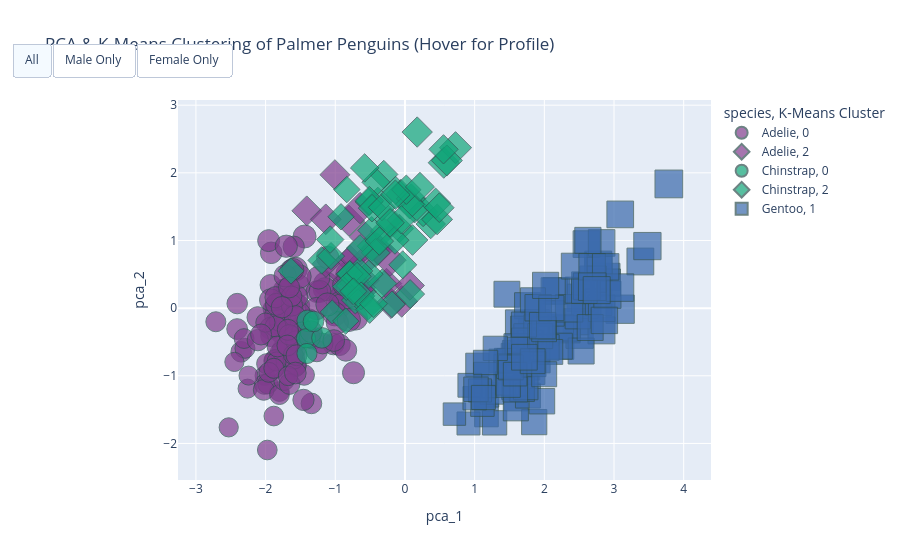

The notebook cell this image was saved under:
### Markdown cell above
## 2.2 Dashboard Dynamics

### Code cell
# Interactivity & ML Visualization
def plot_interactive_ml_scatter(df):
    # Tạo biểu đồ Scatter với trục x, y (Đât sẽ là 2 thành phần PCA)
    fig = px.scatter(
        df, 
        x="pca_1", 
        y="pca_2", 
        color="species", 
        symbol="ml_cluster", 
        size="body_mass_g", 
        hover_name="species",
        hover_data={
            "pca_1": False, 
            "pca_2": False,
            "island": True,
            "sex": True,
            "body_mass_g": True,
            "bill_ratio": ":.2f", 
            "ml_cluster": True
        },
        title="PCA & K-Means Clustering of Palmer Penguins (Hover for Profile)",
        labels={"ml_cluster": "K-Means Cluster"},
        color_discrete_sequence=px.colors.qualitative.Bold
    )

    # Sliders/Buttons trực tiếp trong Plotly
    fig.update_layout(
        updatemenus=[
            dict(
                type="buttons",
                direction="right",
                x=0.1,
                y=1.15,
                buttons=list([
                    dict(label="All",
                         method="update",
                         args=[{"visible": [True, True, True]}]),
                    dict(label="Male Only",
                         method="update",
                         args=[{"visible": [True if s == 'Male' else False for s in df['sex'].unique()]}]),
                    dict(label="Female Only",
                         method="update",
                         args=[{"visible": [True if s == 'Female' else False for s in df['sex'].unique()]}])
                ]),
            )
        ]
    )

    fig.update_traces(marker=dict(line=dict(width=1, color='DarkSlateGrey')))
    fig.show()

plot_interactive_ml_scatter(penguins_ml_df)

### Figure 1 — Plotly figure (JSON) as saved in the notebook; plotly's stock layout.template omitted (floating-point values rounded to 4 significant figures; data arrays with more than 128 entries replaced by an {"elided": "..."} marker saying what was removed)
{"data": [{"customdata": {"elided": "124x5 mixed values"}, "hovertemplate": "<b>%{hovertext}</b><br><br>species=Adelie<br>K-Means Cluster=%{customdata[4]}<br>body_mass_g=%{customdata[2]}<br>island=%{customdata[0]}<br>sex=%{customdata[1]}<br>bill_ratio=%{customdata[3]:.2f}<extra></extra>", "hovertext": ["Adelie", "Adelie", "Adelie", "Adelie", "Adelie", "Adelie", "Adelie", "Adelie", "Adelie", "Adelie", "Adelie", "Adelie", "Adelie", "Adelie", "Adelie", "Adelie", "Adelie", "Adelie", "Adelie", "Adelie", "Adelie", "Adelie", "Adelie", "Adelie", "Adelie", "Adelie", "Adelie", "Adelie", "Adelie", "Adelie", "Adelie", "Adelie", "Adelie", "Adelie", "Adelie", "Adelie", "Adelie", "Adelie", "Adelie", "Adelie", "Adelie", "Adelie", "Adelie", "Adelie", "Adelie", "Adelie", "Adelie", "Adelie", "Adelie", "Adelie", "Adelie", "Adelie", "Adelie", "Adelie", "Adelie", "Adelie", "Adelie", "Adelie", "Adelie", "Adelie", "Adelie", "Adelie", "Adelie", "Adelie", "Adelie", "Adelie", "Adelie", "Adelie", "Adelie", "Adelie", "Adelie", "Adelie", "Adelie", "Adelie", "Adelie", "Adelie", "Adelie", "Adelie", "Adelie", "Adelie", "Adelie", "Adelie", "Adelie", "Adelie", "Adelie", "Adelie", "Adelie", "Adelie", "Adelie", "Adelie", "Adelie", "Adelie", "Adelie", "Adelie", "Adelie", "Adelie", "Adelie", "Adelie", "Adelie", "Adelie", "Adelie", "Adelie", "Adelie", "Adelie", "Adelie", "Adelie", "Adelie", "Adelie", "Adelie", "Adelie", "Adelie", "Adelie", "Adelie", "Adelie", "Adelie", "Adelie", "Adelie", "Adelie", "Adelie", "Adelie", "Adelie", "Adelie", "Adelie", "Adelie"], "legendgroup": "Adelie, 0", "marker": {"color": "rgb(127, 60, 141)", "line": {"color": "DarkSlateGrey", "width": 1}, "size": [3750, 3800, 3250, 3450, 3650, 3625, 4675, 3200, 3800, 4400, 3700, 3450, 3325, 3400, 3600, 3800, 3950, 3800, 3800, 3550, 3200, 3150, 3950, 3250, 3900, 3300, 3900, 3325, 4150, 3950, 3550, 3300, 4650, 3150, 3900, 3100, 3000, 4600, 3425, 3450, 3500, 4300, 3450, 2900, 3700, 3550, 3800, 2850, 3750, 3150, 3600, 4050, 2850, 3950, 3350, 4100, 3050, 3600, 3900, 3550, 3700, 3700, 3900, 3550, 3200, 3800, 4200, 3350, 3550, 3800, 3500, 3950, 3600, 3550, 3400, 4450, 3300, 3700, 4350, 2900, 3725, 3075, 4250, 2925, 3550, 3750, 3900, 3175, 3825, 3200, 3900, 2900, 3775, 3350, 3325, 3150, 3500, 3450, 3875, 3050, 4000, 3275, 4300, 3050, 3325, 3500, 4475, 3425, 3900, 3175, 3975, 3400, 4250, 3400, 3475, 3050, 3725, 3000, 3650, 4250, 3475, 3450, 3750, 3700], "sizemode": "area", "sizeref": 15.75, "symbol": "circle"}, "mode": "markers", "name": "Adelie, 0", "orientation": "v", "showlegend": true, "type": "scatter", "x": [-1.854, -1.316, -1.377, -1.885, -1.92, -1.773, -0.8185, -1.799, -1.956, -1.57, -1.748, -1.576, -2.35, -2.408, -2.114, -1.857, -1.505, -1.581, -1.928, -1.763, -1.704, -2.714, -1.682, -1.88, -1.911, -1.657, -1.518, -1.446, -1.441, -1.635, -1.733, -2.408, -1.138, -2.297, -0.9718, -2.309, -2.011, -0.8803, -1.929, -1.783, -1.574, -1.147, -1.866, -2.448, -1.264, -1.549, -1.22, -2.259, -1.524, -2.016, -1.571, -0.9274, -2.245, -0.9137, -1.342, -1.241, -1.801, -2.111, -1.269, -1.026, -1.572, -0.9404, -1.927, -1.456, -1.969, -1.792, -1.526, -1.682, -1.596, -1.843, -1.857, -1.555, -1.622, -1.265, -2.027, -1.006, -1.871, -1.58, -0.6848, -2.529, -1.596, -1.801, -1.513, -2.002, -1.857, -0.8488, -1.719, -1.985, -0.7382, -1.482, -1.703, -1.843, -1.609, -1.735, -1.628, -1.953, -1.663, -1.828, -0.6709, -1.882, -0.877, -1.568, -0.6199, -1.604, -1.661, -1.68, -0.7084, -1.688, -0.9704, -1.882, -1.109, -1.656, -0.8049, -1.182, -1.365, -1.976, -1.022, -1.677, -1.765, -1.112, -2.065, -1.557, -1.345, -1.573], "xaxis": "x", "y": [0.03207, -0.4435, -0.1612, -0.01235, 0.8176, -0.3662, 0.5012, -0.2454, 0.9983, 0.5781, -0.6102, 0.08684, -0.6452, -0.309, -0.1365, -0.1091, -0.2891, -0.6039, -0.2974, 0.1383, -0.1878, -0.2011, 0.2855, -0.7826, -0.4067, -0.3283, 0.3264, -0.9877, 1.059, 0.5482, 0.2724, 0.06735, 0.3578, -0.5938, 0.1175, -0.4494, -0.9973, 0.2121, 0.3429, -0.6574, -0.3396, 0.2782, -0.7673, -0.7949, 0.2438, -0.4818, 0.2472, -1.19, 0.03454, -1.126, -0.8338, 0.08253, -0.9969, 0.04699, -1.408, 0.45, -1.233, -0.4725, -0.005466, -0.5332, -0.8506, -0.54, 0.1222, -1.356, -1.119, -0.184, -0.0764, -0.5641, 0.9081, 0.05671, -0.2707, 0.1689, 0.04003, -0.6354, -1.208, -0.08728, -0.8939, -0.1194, 0.1463, -1.762, -0.7403, -1.278, 0.4668, -0.2138, 0.1612, -0.6228, 0.4775, -0.8209, -0.9545, -0.3542, 0.9153, -0.7892, 0.5729, -1.065, 0.1743, -0.9486, 0.3068, -0.566, 0.2245, -1.595, 0.3496, -0.4873, 0.192, -0.6892, -0.3945, -0.3205, -0.1484, -0.5517, -0.216, -0.8891, 0.7491, -1.121, -0.1734, -0.5232, -0.4341, -2.097, -0.4791, -1.002, 0.01322, 0.05384, -0.3891, -0.6958, -0.3488, -0.9588], "yaxis": "y"}, {"customdata": [["Torgersen", "Male", 4500, 2.053, "2"], ["Torgersen", "Male", 4200, 2.14, "2"], ["Dream", "Male", 4400, 2.239, "2"], ["Dream", "Male", 4150, 1.995, "2"], ["Biscoe", "Male", 4050, 2.154, "2"], ["Biscoe", "Male", 4400, 1.957, "2"], ["Torgersen", "Male", 4450, 2.155, "2"], ["Torgersen", "Male", 4150, 2.423, "2"], ["Torgersen", "Male", 4250, 2.314, "2"], ["Torgersen", "Male", 4000, 2.204, "2"], ["Torgersen", "Male", 4700, 2.437, "2"], ["Dream", "Male", 4300, 2.271, "2"], ["Dream", "Male", 4300, 2.159, "2"], ["Dream", "Male", 4100, 2.335, "2"], ["Biscoe", "Male", 4725, 2.05, "2"], ["Biscoe", "Male", 4775, 2.274, "2"], ["Biscoe", "Male", 4600, 2.246, "2"], ["Biscoe", "Male", 4275, 2.164, "2"], ["Biscoe", "Male", 4075, 2.333, "2"], ["Torgersen", "Male", 4000, 2.45, "2"], ["Torgersen", "Male", 3500, 2.245, "2"], ["Dream", "Male", 4000, 2.243, "2"]], "hovertemplate": "<b>%{hovertext}</b><br><br>species=Adelie<br>K-Means Cluster=%{customdata[4]}<br>body_mass_g=%{customdata[2]}<br>island=%{customdata[0]}<br>sex=%{customdata[1]}<br>bill_ratio=%{customdata[3]:.2f}<extra></extra>", "hovertext": ["Adelie", "Adelie", "Adelie", "Adelie", "Adelie", "Adelie", "Adelie", "Adelie", "Adelie", "Adelie", "Adelie", "Adelie", "Adelie", "Adelie", "Adelie", "Adelie", "Adelie", "Adelie", "Adelie", "Adelie", "Adelie", "Adelie"], "legendgroup": "Adelie, 2", "marker": {"color": "rgb(127, 60, 141)", "line": {"color": "DarkSlateGrey", "width": 1}, "size": [4500, 4200, 4400, 4150, 4050, 4400, 4450, 4150, 4250, 4000, 4700, 4300, 4300, 4100, 4725, 4775, 4600, 4275, 4075, 4000, 3500, 4000], "sizemode": "area", "sizeref": 15.75, "symbol": "diamond"}, "mode": "markers", "name": "Adelie, 2", "orientation": "v", "showlegend": true, "type": "scatter", "x": [-0.8047, -1.005, -0.5784, -1.409, -0.7867, -1.136, -0.592, -0.4045, -0.5867, -0.9375, -0.04683, -0.2004, -0.264, -0.7796, -0.3862, -0.2135, -0.6449, -0.7399, -0.6328, 0.07018, -1.134, -0.6183], "xaxis": "x", "y": [1.294, 1.972, 1.055, 1.438, 0.7111, 1.313, 0.6859, 0.8942, 0.4111, 0.5534, 0.1009, 0.07119, 0.3634, 0.4396, 0.8691, 0.7083, 1.479, 0.7533, 0.3029, 0.334, 0.657, 0.2469], "yaxis": "y"}, {"customdata": [["Dream", "Female", 3600, 2.451, "0"], ["Dream", "Female", 2900, 2.602, "0"], ["Dream", "Female", 3200, 2.464, "0"], ["Dream", "Female", 3350, 2.545, "0"], ["Dream", "Female", 3350, 2.457, "0"]], "hovertemplate": "<b>%{hovertext}</b><br><br>species=Chinstrap<br>K-Means Cluster=%{customdata[4]}<br>body_mass_g=%{customdata[2]}<br>island=%{customdata[0]}<br>sex=%{customdata[1]}<br>bill_ratio=%{customdata[3]:.2f}<extra></extra>", "hovertext": ["Chinstrap", "Chinstrap", "Chinstrap", "Chinstrap", "Chinstrap"], "legendgroup": "Chinstrap, 0", "marker": {"color": "rgb(17, 165, 121)", "line": {"color": "DarkSlateGrey", "width": 1}, "size": [3600, 2900, 3200, 3350, 3350], "sizemode": "area", "sizeref": 15.75, "symbol": "circle"}, "mode": "markers", "name": "Chinstrap, 0", "orientation": "v", "showlegend": true, "type": "scatter", "x": [-1.398, -1.421, -1.407, -1.191, -1.313], "xaxis": "x", "y": [-0.1863, -0.4459, -0.6702, -0.4396, -0.1967], "yaxis": "y"}, {"customdata": {"elided": "63x5 mixed values"}, "hovertemplate": "<b>%{hovertext}</b><br><br>species=Chinstrap<br>K-Means Cluster=%{customdata[4]}<br>body_mass_g=%{customdata[2]}<br>island=%{customdata[0]}<br>sex=%{customdata[1]}<br>bill_ratio=%{customdata[3]:.2f}<extra></extra>", "hovertext": ["Chinstrap", "Chinstrap", "Chinstrap", "Chinstrap", "Chinstrap", "Chinstrap", "Chinstrap", "Chinstrap", "Chinstrap", "Chinstrap", "Chinstrap", "Chinstrap", "Chinstrap", "Chinstrap", "Chinstrap", "Chinstrap", "Chinstrap", "Chinstrap", "Chinstrap", "Chinstrap", "Chinstrap", "Chinstrap", "Chinstrap", "Chinstrap", "Chinstrap", "Chinstrap", "Chinstrap", "Chinstrap", "Chinstrap", "Chinstrap", "Chinstrap", "Chinstrap", "Chinstrap", "Chinstrap", "Chinstrap", "Chinstrap", "Chinstrap", "Chinstrap", "Chinstrap", "Chinstrap", "Chinstrap", "Chinstrap", "Chinstrap", "Chinstrap", "Chinstrap", "Chinstrap", "Chinstrap", "Chinstrap", "Chinstrap", "Chinstrap", "Chinstrap", "Chinstrap", "Chinstrap", "Chinstrap", "Chinstrap", "Chinstrap", "Chinstrap", "Chinstrap", "Chinstrap", "Chinstrap", "Chinstrap", "Chinstrap", "Chinstrap"], "legendgroup": "Chinstrap, 2", "marker": {"color": "rgb(17, 165, 121)", "line": {"color": "DarkSlateGrey", "width": 1}, "size": [3500, 3900, 3650, 3525, 3725, 3950, 3250, 3750, 4150, 3700, 3800, 3775, 3700, 4050, 3575, 4050, 3300, 3700, 3450, 4400, 3400, 3800, 3300, 4150, 3400, 3800, 3700, 4550, 4300, 4100, 3600, 3900, 3850, 4800, 2700, 4500, 3950, 3650, 3550, 3500, 3675, 4450, 3400, 4300, 3250, 3675, 3325, 3950, 3600, 4050, 3450, 3250, 4050, 3800, 3525, 3950, 3650, 3650, 4000, 3400, 3775, 4100, 3775], "sizemode": "area", "sizeref": 15.75, "symbol": "diamond"}, "mode": "markers", "name": "Chinstrap, 2", "orientation": "v", "showlegend": true, "type": "scatter", "x": [-0.7938, -0.3894, -0.515, -1.195, -0.3043, -0.3266, -1.636, -0.07885, -0.4703, -0.4168, -0.5189, -0.5784, -0.7823, 0.3696, -0.7125, -0.05948, -0.8349, -0.1346, -1.061, 0.1086, -0.656, -0.5112, -0.7903, 0.09043, -0.3015, -0.2329, -0.6863, 0.5572, 0.1754, 0.261, -0.478, 0.07449, -0.4207, 0.7256, -1.044, 0.6015, 0.1388, -0.8411, -0.4727, -0.5294, -0.1437, 0.4622, -0.6455, 0.4402, -0.9177, -0.0309, -0.1876, 0.06871, -0.629, 0.01928, -0.3309, -0.8502, -0.1376, -0.05175, -1.074, 0.2149, -0.5059, -0.4515, 0.5535, -0.7399, -0.3679, 0.4924, -0.2134], "xaxis": "x", "y": [0.5023, 1.575, 1.571, 0.706, 1.977, 0.3642, 0.5502, 1.177, 0.9153, 1.861, 0.5017, 2.073, 0.3304, 1.244, 0.1187, 1.686, 1.753, 1.74, 0.7692, 1.007, 0.5502, 1.589, 0.5065, 1.616, 1.138, 1.309, 0.4694, 2.15, 2.603, 1.423, 1.148, 0.2077, 0.8197, 2.372, -0.0562, 2.182, 1.475, 0.3196, 1.478, 0.02961, 1.004, 1.312, 0.8877, 1.55, 1.35, 0.6412, 0.05705, 1.533, 0.1813, 1.75, 1.491, -0.1912, 1.677, 1.306, 1.014, 1.792, -0.01858, 0.06545, 2.348, 0.2482, 0.9911, 1.485, 1.262], "yaxis": "y"}, {"customdata": {"elided": "119x5 mixed values"}, "hovertemplate": "<b>%{hovertext}</b><br><br>species=Gentoo<br>K-Means Cluster=%{customdata[4]}<br>body_mass_g=%{customdata[2]}<br>island=%{customdata[0]}<br>sex=%{customdata[1]}<br>bill_ratio=%{customdata[3]:.2f}<extra></extra>", "hovertext": ["Gentoo", "Gentoo", "Gentoo", "Gentoo", "Gentoo", "Gentoo", "Gentoo", "Gentoo", "Gentoo", "Gentoo", "Gentoo", "Gentoo", "Gentoo", "Gentoo", "Gentoo", "Gentoo", "Gentoo", "Gentoo", "Gentoo", "Gentoo", "Gentoo", "Gentoo", "Gentoo", "Gentoo", "Gentoo", "Gentoo", "Gentoo", "Gentoo", "Gentoo", "Gentoo", "Gentoo", "Gentoo", "Gentoo", "Gentoo", "Gentoo", "Gentoo", "Gentoo", "Gentoo", "Gentoo", "Gentoo", "Gentoo", "Gentoo", "Gentoo", "Gentoo", "Gentoo", "Gentoo", "Gentoo", "Gentoo", "Gentoo", "Gentoo", "Gentoo", "Gentoo", "Gentoo", "Gentoo", "Gentoo", "Gentoo", "Gentoo", "Gentoo", "Gentoo", "Gentoo", "Gentoo", "Gentoo", "Gentoo", "Gentoo", "Gentoo", "Gentoo", "Gentoo", "Gentoo", "Gentoo", "Gentoo", "Gentoo", "Gentoo", "Gentoo", "Gentoo", "Gentoo", "Gentoo", "Gentoo", "Gentoo", "Gentoo", "Gentoo", "Gentoo", "Gentoo", "Gentoo", "Gentoo", "Gentoo", "Gentoo", "Gentoo", "Gentoo", "Gentoo", "Gentoo", "Gentoo", "Gentoo", "Gentoo", "Gentoo", "Gentoo", "Gentoo", "Gentoo", "Gentoo", "Gentoo", "Gentoo", "Gentoo", "Gentoo", "Gentoo", "Gentoo", "Gentoo", "Gentoo", "Gentoo", "Gentoo", "Gentoo", "Gentoo", "Gentoo", "Gentoo", "Gentoo", "Gentoo", "Gentoo", "Gentoo", "Gentoo", "Gentoo", "Gentoo"], "legendgroup": "Gentoo, 1", "marker": {"color": "rgb(57, 105, 172)", "line": {"color": "DarkSlateGrey", "width": 1}, "size": [4500, 5700, 4450, 5700, 5400, 4550, 4800, 5200, 4400, 5150, 4650, 5550, 4650, 5850, 4200, 5850, 4150, 6300, 4800, 5350, 5700, 5000, 4400, 5050, 5000, 5100, 5650, 4600, 5550, 5250, 4700, 5050, 6050, 5150, 5400, 4950, 5250, 4350, 5350, 3950, 5700, 4300, 4750, 5550, 4900, 4200, 5400, 5100, 5300, 4850, 5300, 4400, 5000, 4900, 5050, 4300, 5000, 4450, 5550, 4200, 5300, 4400, 5650, 4700, 5700, 5800, 4700, 5550, 4750, 5000, 5100, 5200, 4700, 5800, 4600, 6000, 4750, 5950, 4625, 5450, 4725, 5350, 4750, 5600, 4600, 5300, 4875, 5550, 4950, 5400, 4750, 5650, 4850, 5200, 4925, 4875, 4625, 5250, 4850, 5600, 4975, 5500, 5500, 4700, 5500, 4575, 5500, 5000, 5950, 4650, 5500, 4375, 5850, 6000, 4925, 4850, 5750, 5200, 5400], "sizemode": "area", "sizeref": 15.75, "symbol": "square"}, "mode": "markers", "name": "Gentoo, 1", "orientation": "v", "showlegend": true, "type": "scatter", "x": [1.594, 2.892, 1.552, 2.621, 2.235, 1.559, 1.456, 2.026, 1.17, 1.815, 1.286, 2.17, 1.668, 2.506, 1.038, 2.522, 0.9115, 3.088, 1.461, 2.459, 2.82, 1.753, 1.377, 1.623, 1.855, 1.783, 2.321, 1.572, 2.58, 2.233, 1.171, 1.458, 3.787, 2.333, 2.142, 1.591, 1.463, 1.112, 1.76, 0.7099, 2.714, 1.248, 1.896, 2.582, 1.765, 1.155, 2.604, 1.966, 1.703, 1.63, 2.528, 1.157, 2.48, 1.904, 1.803, 1.0, 1.891, 0.9309, 2.778, 1.077, 2.216, 1.474, 3.378, 1.832, 2.774, 2.898, 1.682, 2.823, 1.738, 1.885, 2.103, 2.028, 1.596, 2.905, 1.493, 2.776, 1.733, 2.355, 1.706, 2.7, 1.613, 2.487, 1.584, 2.605, 1.483, 2.658, 1.845, 2.822, 1.941, 2.625, 1.492, 2.61, 1.519, 2.574, 1.837, 2.086, 1.297, 2.429, 1.997, 3.089, 1.708, 2.862, 1.912, 1.019, 2.686, 1.126, 1.975, 2.101, 3.086, 1.157, 2.88, 1.581, 3.479, 2.688, 1.998, 1.833, 2.752, 1.714, 2.019], "xaxis": "x", "y": [-1.342, 0.4641, -0.6968, 0.01372, -0.5633, -1.172, -0.8233, -0.3556, -1.579, -0.3106, -1.695, 0.2531, -1.19, -0.3929, -0.8368, 0.1531, -1.705, -0.01591, -0.7767, -0.2013, -0.3287, -0.8761, -0.7801, -0.2131, -1.685, -0.5137, -0.3151, -0.6565, 0.04078, -0.2837, -1.281, -0.8747, 1.836, -0.2986, 0.2556, -1.48, 0.2061, -1.426, 0.03587, -1.567, 0.2966, -1.247, -0.2024, 0.3395, -1.293, -1.153, 0.3265, -1.375, -0.3102, -0.8491, -0.6338, -0.9757, -0.1199, -0.7714, -0.5159, -1.331, -0.6276, -1.14, 0.0864, -1.217, -0.5622, -1.111, 0.6894, -0.9475, 0.6446, 0.3777, -1.2, -0.002515, -0.4112, -0.2853, -0.07798, -0.5809, -0.5589, 0.1982, -0.7743, 0.6094, -1.172, -0.002138, -0.4734, 0.4279, -0.6102, 0.2664, -1.207, 0.9466, -1.14, -0.2863, -0.8279, 0.9641, -0.4134, 1.0, -0.8572, 0.3209, -0.8758, 0.2599, 0.1162, -0.6468, -0.5945, 0.6211, -0.3126, 1.386, -0.2428, -0.1811, 0.006149, -1.199, 0.6118, -1.32, -0.2584, 0.001282, 0.3035, -0.8027, 0.6099, -0.9758, 0.9175, 0.3169, -0.9768, -0.7845, 0.2666, -0.7259, 0.3366], "yaxis": "y"}], "layout": {"legend": {"itemsizing": "constant", "title": {"text": "species, K-Means Cluster"}, "tracegroupgap": 0}, "title": {"text": "PCA & K-Means Clustering of Palmer Penguins (Hover for Profile)"}, "updatemenus": [{"buttons": [{"args": [{"visible": [true, true, true]}], "label": "All", "method": "update"}, {"args": [{"visible": [true, false]}], "label": "Male Only", "method": "update"}, {"args": [{"visible": [false, true]}], "label": "Female Only", "method": "update"}], "direction": "right", "type": "buttons", "x": 0.1, "y": 1.15}], "xaxis": {"anchor": "y", "domain": [0, 1], "title": {"text": "pca_1"}}, "yaxis": {"anchor": "x", "domain": [0, 1], "title": {"text": "pca_2"}}}}
